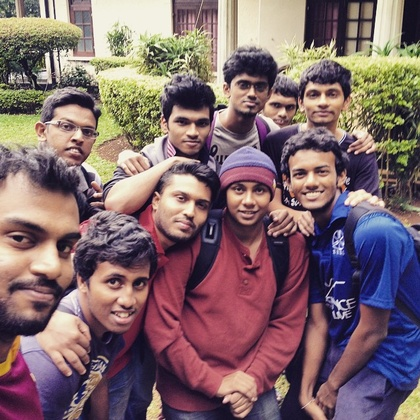
%> input picture images/img3.jpg, 420 x 420 px, shrunk from 640 x 640 before the run
$ octave detect_face.m   (GNU Octave 9; MATLAB toolbox functions it lacks are replaced by stand-ins)
%> lines starting %> are read from the running program, lines starting %| are printed output that depends on the picture
### checkAndConvertToGrayImage.m
function [ imgCn, rows, cols ] = checkAndConvertToGrayImage( img )

    [rows, cols, dim]= size(img);
    if( dim>1)
           img = rgb2gray(img);
    end
    imgCn=img;
end

### convertImageIntoDoublePrecision.m
function [ img, rows,cols ] = convertImageIntoDoublePrecision( img )

    [rows, cols, dim]= size(img);
    if( dim<3)
          disp('This is not a valid image');
    end
    img = double(img);
end

### getRGBVector.m
function [ R,G,B ] =  getRGBVector( I )
    R=I(:,:,1);
    G=I(:,:,2);
    B=I(:,:,3);
end

### selectSkinColor.m
function [ S,Cr ] = selectSkinColor( C, minBound_Cr, maxBound_Cr, H, W,grayImg)
    YCbCr=rgb2ycbcr(C);
    Cr=YCbCr(:,:,3);
    S=zeros(H,W);
    [ Cr ]=imadd(Cr,grayImg);
    for i=1:H
        for j=1:W
            if (Cr(i,j)<maxBound_Cr &&  Cr(i,j)>minBound_Cr)
                S(i,j)=1;
        end
    end
end

### detect_face.m

%function []=detect_face(img)
    img ='./images/img3.jpg';
    img=imread(img);
%> img is the input picture: size 420x420x3 uint8; mean R, G, B 128.7, 104.9, 108.4
    minBound_Cr=12;maxBound_Cr=29;maskSize=8;segmentSize=180;
    [grayImg,r,c]=checkAndConvertToGrayImage( img );
%> in checkAndConvertToGrayImage, `img = rgb2gray(img);`:
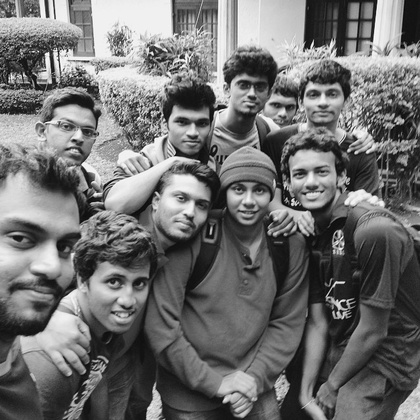
%> img: size 420x420 uint8; min 3, max 254, mean 112.4
%> r = 420; c = 420
    [ I,H, W ]=convertImageIntoDoublePrecision( img );
%> H = 420; W = 420
    [ R,G,B ] = getRGBVector(I);
%> in getRGBVector, `R=I(:,:,1);`:
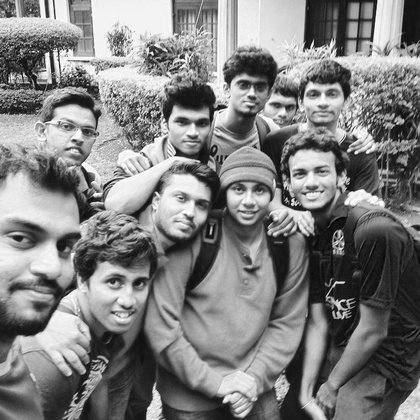
%> R: size 420x420 double; min 0, max 255, mean 128.7
%> in getRGBVector, `G=I(:,:,2);`:
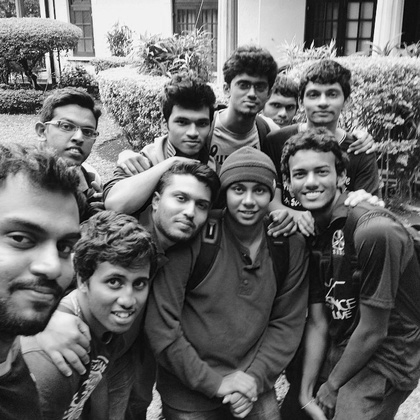
%> G: size 420x420 double; min 0, max 255, mean 104.9
%> in getRGBVector, `B=I(:,:,3);`:
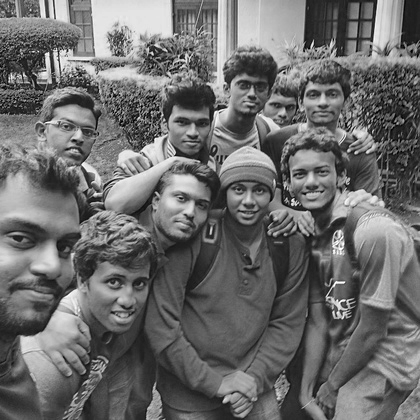
%> B: size 420x420 double; min 0, max 255, mean 108.4
    [ grayImg ]=im2double(edge(grayImg,'roberts'));
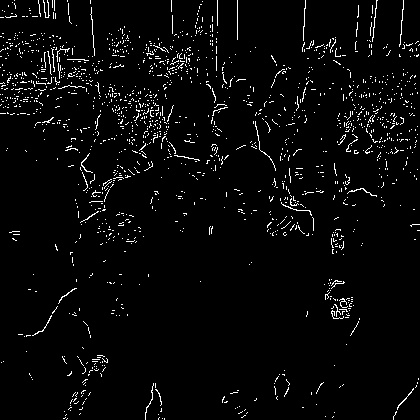
%> grayImg: size 420x420 double; values 0 (black) and 1 (white), 3.4% white in thin lines or dots
    [ S,Cr ] = selectSkinColor( I, minBound_Cr, maxBound_Cr, H, W, grayImg);
%> the run ends on the next line

$ run again, with images/img1.jpg copied over images/img3.jpg
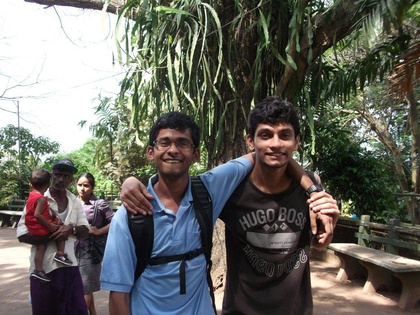
%> input picture images/img1.jpg, 420 x 315 px, shrunk from 1024 x 768 before the run
%> img is the input picture: size 315x420x3 uint8; mean R, G, B 102.4, 102.4, 95.7
%> in checkAndConvertToGrayImage, `img = rgb2gray(img);`:
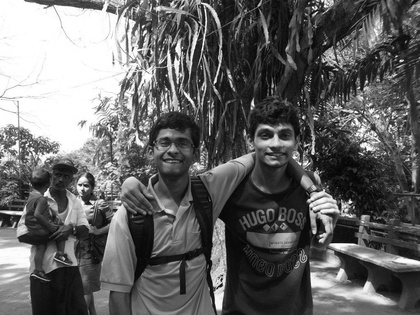
%> img: size 315x420 uint8; min 1, max 255, mean 101.6
%> r = 315; c = 420
%> H = 315; W = 420
%> `[ grayImg ]=im2double(edge(grayImg,'roberts'));`:
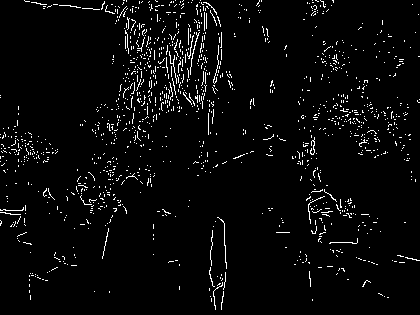
%> grayImg: size 315x420 double; values 0 (black) and 1 (white), 3.6% white in thin lines or dots

$ run again, with images/img2.jpg copied over images/img3.jpg
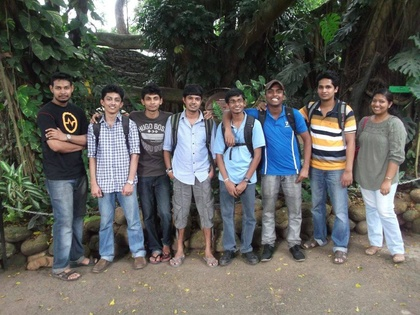
%> input picture images/img2.jpg, 420 x 315 px, shrunk from 1024 x 768 before the run
%> img is the input picture: size 315x420x3 uint8; mean R, G, B 96.5, 97.7, 94.1
%> in checkAndConvertToGrayImage, `img = rgb2gray(img);`:
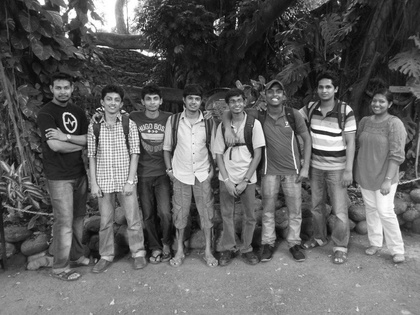
%> img: size 315x420 uint8; min 2, max 255, mean 96.9
%> r = 315; c = 420
%> H = 315; W = 420
%> `[ grayImg ]=im2double(edge(grayImg,'roberts'));`:
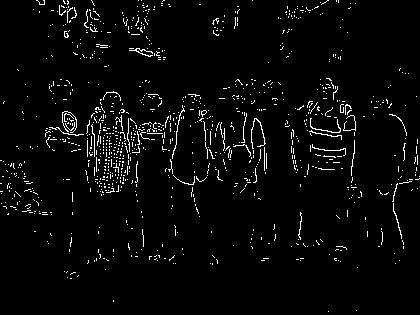
%> grayImg: size 315x420 double; values 0 (black) and 1 (white), 3.3% white in thin lines or dots

$ run again, with images/427620_3477657422257_1820116472_n.jpg copied over images/img3.jpg
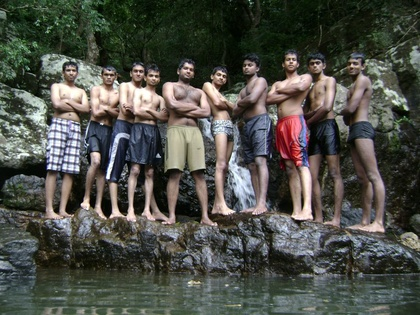
%> input picture images/427620_3477657422257_1820116472_n.jpg, 420 x 315 px, shrunk from 960 x 720 before the run
%> img is the input picture: size 315x420x3 uint8; mean R, G, B 77.5, 79, 71.6
%> in checkAndConvertToGrayImage, `img = rgb2gray(img);`:
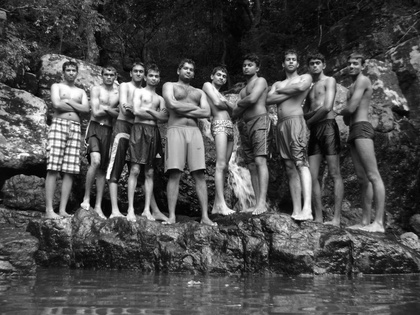
%> img: size 315x420 uint8; min 0, max 255, mean 77.7
%> r = 315; c = 420
%> H = 315; W = 420
%> `[ grayImg ]=im2double(edge(grayImg,'roberts'));`:
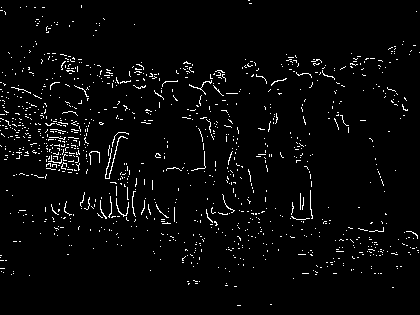
%> grayImg: size 315x420 double; values 0 (black) and 1 (white), 3.1% white in thin lines or dots
